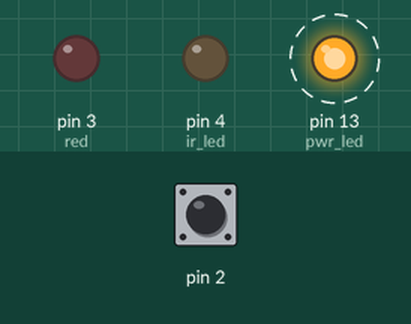
The sketch below on a simulated Arduino Uno, built with avr-gcc and run on an emulated ATmega328P. Shown: output pins drawn as LEDs (lit = HIGH). Dashed ring = blinking. Inputs (shaded band) come from the test bench; at power-on: pin 2 HIGH.

Above: at 4.7 s.
4.8 s: pin 2 driven LOW
At 5.2 s:
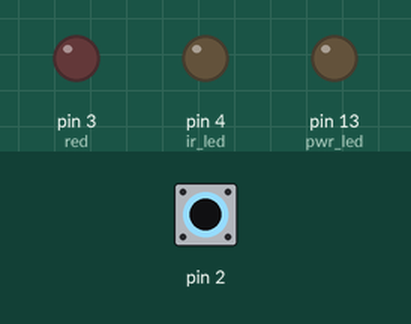
8.4 s: pin 2 driven HIGH
9.9 s: pin 2 pulsed LOW 2 times (0.12 s each, 0.3 s apart)
At 17.0 s:
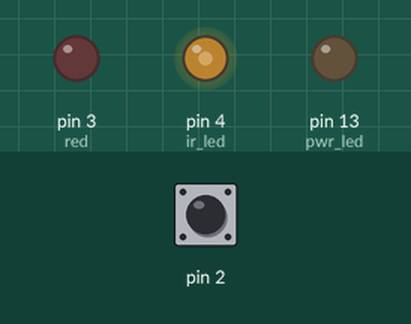
Timing chart, 0 to 18.5 s (numbered marks = the images above; inputs shaded):
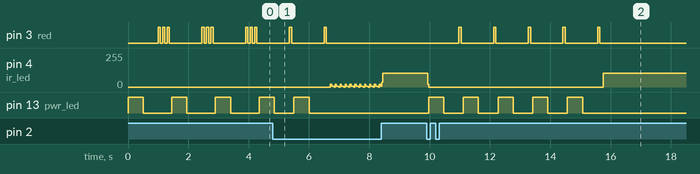

The sketch:

IR_Beacon.ino
```cpp
// (licence header left out)
// Includes - None for this sketch

// Globals
int pwr_led = 13; // pro mini/Uno LED power pin
int ir_led =  4; // pro mini IR LED pin
int button_int = 0; // pro mini button interrupt, PIN 2

volatile int buttonPress = 0;

// Setup routine, setup pin-outs
// TODO: Determine mode on startup based on button, allow AIM only/PRIVATE only/AIM+PRIVATE
void setup()
{
//   Serial.begin(9600);
   pinMode(ir_led, OUTPUT); // IR pin to output
   pinMode(pwr_led, OUTPUT); // Power LED to output
   pinMode(3, OUTPUT); // red
//   pinMode(5, OUTPUT); // green
//   pinMode(6, OUTPUT); // blue
//   pinMode(button_int, INPUT); // button as input
   attachInterrupt(button_int, buttonISR, LOW);
   buttonPress = 0;
   digitalWrite(3, LOW);
}

void buttonISR()
{
   static unsigned long last_interrupt_time = 0;
   unsigned long interrupt_time = millis();
   // If interrupts come faster than 200ms, assume it's a bounce and ignore
   if (interrupt_time - last_interrupt_time > 200)
   {
      buttonPress++;
   }
   last_interrupt_time = interrupt_time;
}

void loopXmitAim()
{
   Serial.write("Transmitting AIM Code\n");
   while (0 == buttonPress)
   {
      // AIM Timing:
      // low 6ms, low 624us, high 1.2ms, low 624us, high 1.2ms, low 624us [repeat]
      pulseIR(5989);
      delayMicroseconds(622);
      pulseIR(1195);
      delayMicroseconds(622);
      pulseIR(1195);
      delayMicroseconds(622);
   }
}

void loopXmitPrivate()
{
   Serial.write("Transmitting Private Code\n");
   while (0 == buttonPress)
   {
      // Alternative private code
      // low 6ms, high 300us, low 1.2ms, high 300us, low 1.2ms, high 300us [repeat]
      delayMicroseconds(5994);
      pulseIR(298);
      delayMicroseconds(1195);
      pulseIR(298);
      delayMicroseconds(1195);
      pulseIR(298);
   }
}

void loopXmitBoth()
{
   Serial.write("Transmitting both codes\n");
   while (0 == buttonPress)
   {
      __asm__("nop\n\t"); // 62.5ns delay, just for the hell of it and to put something in the loop
   }
}
#define BLINK_DELAY 75
void loop()
{
   // Each time the function comes back, blink the LED again
   for (int i = 0; i < 5; i++)
   {
      digitalWrite(pwr_led, HIGH); // Turn on the power indication for 5 seconds while we wait for button press
      delay(500); // Wait for button state  -  TODO ADD read somewhere after this
      digitalWrite(pwr_led, LOW); // Turn off the power indication/button press for mode
      delay(500);
      // Indicate on the LED which one is currently selected
      if ((buttonPress % 3) == 0) // Both
      {digitalWrite(3, HIGH);delay(BLINK_DELAY);digitalWrite(3, LOW);delay(BLINK_DELAY);digitalWrite(3, HIGH);delay(BLINK_DELAY);digitalWrite(3, LOW);delay(BLINK_DELAY);digitalWrite(3, HIGH);delay(BLINK_DELAY);digitalWrite(3, LOW);delay(BLINK_DELAY);}
      else if ((buttonPress % 2) == 0) // Private
      {digitalWrite(3, HIGH);delay(BLINK_DELAY);digitalWrite(3, LOW);delay(BLINK_DELAY);digitalWrite(3, HIGH);delay(BLINK_DELAY);digitalWrite(3, LOW);delay(BLINK_DELAY);}
      else
      {digitalWrite(3, HIGH);delay(BLINK_DELAY);digitalWrite(3, LOW);delay(BLINK_DELAY);}
      Serial.write("\n");
   }
   digitalWrite(3, LOW);

   if ((buttonPress % 3) == 0)
   {
      buttonPress = 0;
      loopXmitBoth();
   }
   else if ((buttonPress % 2) == 0)
   {
      buttonPress = 0;
      loopXmitPrivate();
   }
   else
   {
      buttonPress = 0;
      loopXmitAim();
   }
}

// Thanks to adafruit for this method that is public domain:
// http://learn.adafruit.com/ir-sensor/making-an-intervalometer
//
// This procedure sends a 38KHz pulse to the IRledPin
// for a certain # of microseconds. We'll use this whenever we need to send codes

void pulseIR(long microsecs) {
  // we'll count down from the number of microseconds we are told to wait

  cli();  // this turns off any background interrupts

  while (microsecs > 0) {
    // 38 kHz is about 13 microseconds high and 13 microseconds low
   digitalWrite(ir_led, HIGH);  // this takes about 3 microseconds to happen
   delayMicroseconds(10);         // hang out for 10 microseconds, 16mhz is 10
   digitalWrite(ir_led, LOW);   // this also takes about 3 microseconds
   delayMicroseconds(10);         // hang out for 10 microseconds, 16mhz is 10

   // so 26 microseconds altogether
   microsecs -= 26;
  }

  sei();  // this turns them back on
}
```

Measured:
- after the input at 4.8 s, pin 4 (ir_led): 0/255 → 19/255 after 1.9 s, then repeats every 0.16 s: 4/255 0.08 s, 0/255 0.04 s, 19/255 0.04 s
- after the input at 9.9 s, pin 3 (red): alternates HIGH for 0.08 s and LOW for 1.1 s, 10 changes in all, then stays LOW, starting after 1.1 s; pin 4 (ir_led): 102/255 → 0/255 at once, → 105/255 5.8 s later; pin 13 (pwr_led): alternates HIGH for 0.50 s and LOW for 0.65 s, 10 changes in all, then stays LOW, starting after 0.07 s
- by itself, pin 3 (red): repeats every 1.5 s: 2 × (LOW 0.08 s, HIGH 0.08 s), LOW 1.1 s, HIGH 0.08 s
- by itself, pin 13 (pwr_led): alternates HIGH for 0.50 s and LOW for 0.95 s
